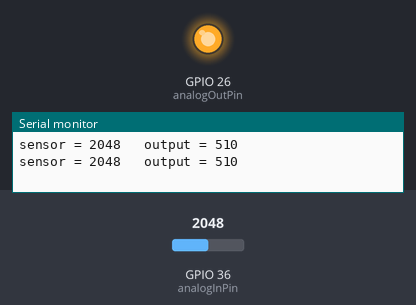
Simulated run of this sketch. Board: ESP32. On the bench: output pins drawn as LEDs (lit = HIGH), the last lines printed to the serial monitor. The test bench sets the inputs (shaded band); at power-on: GPIO 36 (analogInPin) = 2048.

Above: at 2.8 s.
2.9 s: GPIO 36 (analogInPin) set to 491
At 4.9 s:
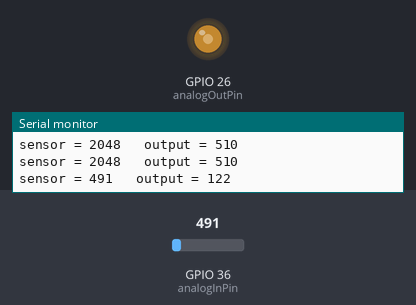
5.6 s: GPIO 36 (analogInPin) set to 0
At 6.5 s:
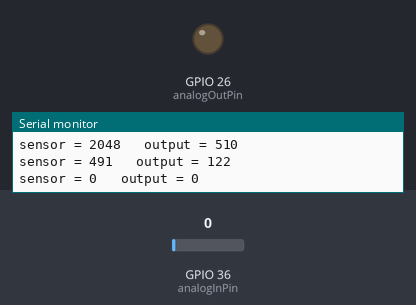
8.3 s: GPIO 36 (analogInPin) set to 1228
At 10.7 s:
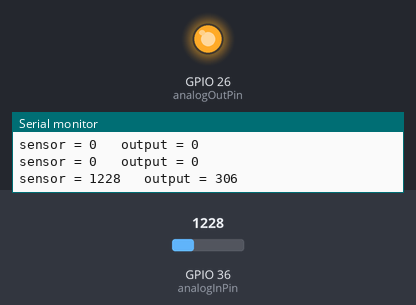
Timing chart, 0 to 12.2 s (numbered marks = the images above; inputs shaded):
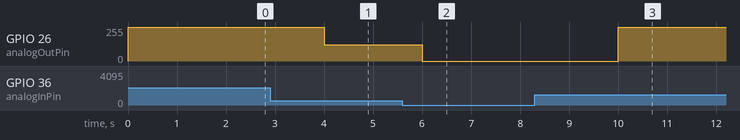

The sketch:

AnalogInOutSerial.ino
```cpp
 /*
  Analog input, analog output, serial output

  Reads an analog input pin, maps the result to a range from 0 to 255 and uses
  the result to set the pulse width modulation (PWM) of an output pin.
  Also prints the results to the Serial Monitor.

  The circuit:
  - potentiometer connected to analog pin 0.
    Center pin of the potentiometer goes to the analog pin.
    side pins of the potentiometer go to +5V and ground
  - LED connected from digital pin 9 to ground through 220 ohm resistor

*/

// These constants won't change. They're used to give names to the pins used:
const int analogInPin = A0;  // Analog input pin that the potentiometer is attached to
const int analogOutPin = 26;  // Analog output pin that the LED is attached to

int sensorValue = 0;  // value read from the pot
int outputValue = 0;  // value output to the PWM (analog out)

void setup() {
  // initialize serial communications at 9600 bps:
  Serial.begin(9600);
}

void loop() {
  // read the analog in value:
  sensorValue = analogRead(analogInPin);
  // map it to the range of the analog out:
  outputValue = map(sensorValue, 0, 1023, 0, 255);
  // change the analog out value:
  analogWrite(analogOutPin, outputValue);

  // print the results to the Serial Monitor:
  Serial.print("sensor = ");
  Serial.print(sensorValue);
  Serial.print("\t output = ");
  Serial.println(outputValue);

  // wait 2 milliseconds before the next loop for the analog-to-digital
  // converter to settle after the last reading:
  delay(2000);
}


/*
  Analog Input

  Demonstrates analog input by reading an analog sensor on analog pin 0 and
  turning on and off a light emitting diode(LED) connected to digital pin 13.
  The amount of time the LED will be on and off depends on the value obtained
  by analogRead().

  The circuit:
  - potentiometer
    center pin of the potentiometer to the analog input 0
    one side pin (either one) to ground
    the other side pin to +5V
  - LED
    anode (long leg) attached to digital output 13 through 220 ohm resistor
    cathode (short leg) attached to ground

  - Note: because most Arduinos have a built-in LED attached to pin 13 on the
    board, the LED is optional.
*/
/*
int sensorPin = A0;   // select the input pin for the potentiometer
int ledPin = 13;      // select the pin for the LED
int sensorValue = 0;  // variable to store the value coming from the sensor

void setup() {
  // declare the ledPin as an OUTPUT:
  pinMode(ledPin, OUTPUT);
}

void loop() {
  // read the value from the sensor:
  sensorValue = analogRead(sensorPin);
  // turn the ledPin on
  digitalWrite(ledPin, HIGH);

  // stop the program for <sensorValue> milliseconds:
  delay(sensorValue);
  // turn the ledPin off:

  digitalWrite(ledPin, LOW);
  // stop the program for for <sensorValue> milliseconds:
  delay(sensorValue);

}
*/
```

Measured:
- after the input at 2.9 s, GPIO 26 (analogOutPin): 255/255 → 122/255 after 1.1 s
- after the input at 5.6 s, GPIO 26 (analogOutPin): 122/255 → 0/255 after 0.40 s
- after the input at 8.3 s, GPIO 26 (analogOutPin): 0/255 → 255/255 after 1.7 s
